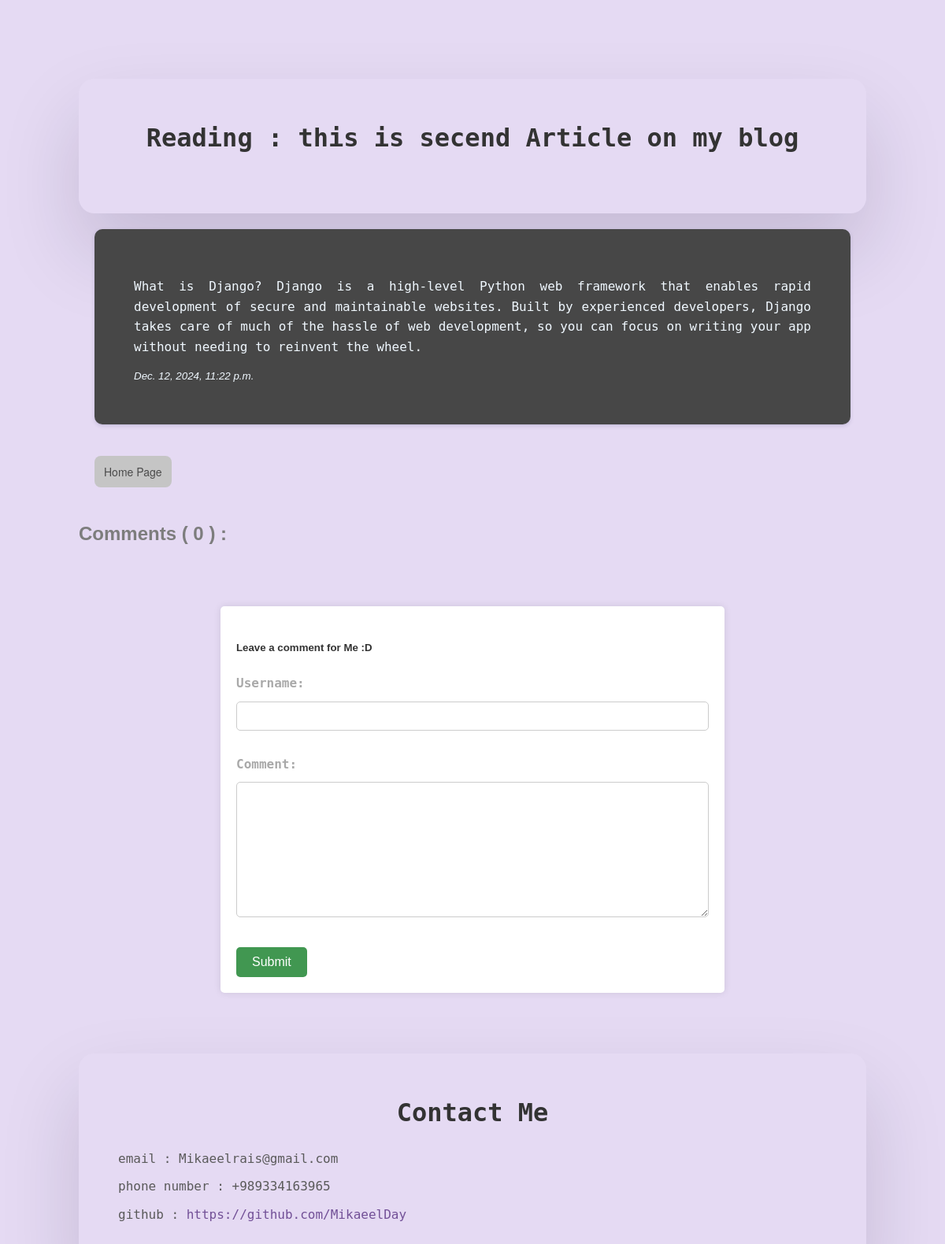
The app's page /post/2/ with its own data.
### blog/models.py (models this page shows, shortened)
class Post(models.Model):
    id = models.AutoField(primary_key=True)
    title = models.CharField(max_length=100)
    content = models.TextField()
    published_date = models.DateTimeField(auto_now_add=True)

### blog/views.py (the view)
# urls.py: path("post/<int:id>/", views.detail, name="detail"),
def detail(request, id):
    post = get_object_or_404(Post, id=id)
    comments = post.comments.filter(active=True).order_by('-created_on')
    count_comments = comments.count()
    if request.method == 'POST':
        form = CommentForm(request.POST)
        if form.is_valid():
            comment = Comment()
            comment.post = post
            comment.name = form.cleaned_data['username']
            comment.body = form.cleaned_data['comment']
            comment.save()
            return redirect('detail', id=post.id)
    else:
        form = CommentForm()
    context = {
        'post': post,
        'comments': comments,
        'comment_form': form,
        'count_comments': count_comments
    }
    return render(request, 'detail.html', context)

### blog/forms.py
class CommentForm(forms.ModelForm):
    username = forms.CharField()
    comment = forms.CharField(widget=forms.Textarea)
    class Meta:
        model = Comment
        fields = ['username', 'comment']
        widgets = {
            'username': forms.TextInput(attrs={'class': 'form-control'}),
            'comment': forms.Textarea(attrs={'class': 'form-control'}),
        }
        labels = {
            'username': 'Username',
            'comment': 'Comment',
        }
        help_texts = {
            'username': 'Username',
            'comment': 'Comment',
        }

### blog/templates/detail.html (shortened to what this page needs)
{% extends 'base.html' %}
{% block content %}
    <div class="header">
        <h1>Reading : {{ post.title }}</h1>
    </div>
    <div class="content">
        <p>{{ post.content }}</p>
        <i><small>{{ post.published_date }}</small></i>
    </div>
    <button class="button-2"><a href="{% url 'home' %}">Home Page</a></button>
    <h2>Comments ( {{ count_comments }} ) : </h2>
    <br>
    <br>
    <form method="post" style="margin-top: 1.3em;">
        <h5>Leave a comment for Me :D</h5>
          {{ comment_form.as_p }}
          <button type="submit" class="btn btn-primary  btn-lg">Submit</button>
    </form>
    <br>
    <br>
    <br>
    <footer class="header">
        <h1>Contact Me</h1>
        <p style="color: #5a5a5a">email : Mikaeelrais@gmail.com</p>
        <p style="color: #5a5a5a">phone number : +989334163965</p>
        <p style="color: #5a5a5a">github : <a href="https://github.com/MikaeelDay" style="color: #725097">https://github.com/MikaeelDay</a></p>
    </footer>
{% endblock %}

### blog/static/style.css (style rules this page uses)
body, h1, h2,h3, p { margin: 0; padding: 0; }
body { font-family: Arial, sans-serif; line-height: 1.6; background-color: #e5daf3; color: #333; padding: 100px; }
h1 ,h3 { font-family: 'Consolas', 'Menlo', 'DejaVu Sans Mono', 'Bitstream Vera Sans Mono', monospace; text-align: center; margin-bottom: 20px; }
h2 { color: #7d7d7d; margin-top: 20px; }
p { margin: 10px 0; font-family: 'Consolas', 'Menlo', 'DejaVu Sans Mono', 'Bitstream Vera Sans Mono', monospace; text-align: justify; text-justify: inter-word; }
.header { padding: 50px; border-radius: 20px; box-shadow: rgba(17, 12, 46, 0.15) 0px 48px 100px 0px; }
.content { padding: 50px; box-shadow: rgba(50, 50, 105, 0.15) 0px 2px 5px 0px, rgba(0, 0, 0, 0.05) 0px 1px 1px 0px; margin: 20px; background-color: #474747; border-radius: 10px; }
.content h2 ,p , small,h4 { color: aliceblue; }
.button-2 { background-color: #c5c5c5; border-radius: 8px; border-width: 0; color: #4a4a4a; cursor: pointer; display: inline-block; font-family: "Haas Grot Text R Web", "Helvetica Neue", Helvetica, Arial, sans-serif; font-size: 14px; font-weight: 500; line-height: 20px; list-style: none; margin: 20px; padding: 10px 12px; text-align: center; transition: all 200ms; vertical-align: baseline; white-space: nowrap; user-select: none; -webkit-user-select: none; touch-action: manipulation; }
a { text-decoration: None; color: #4a4a4a; }
form { max-width: 600px; margin: 0 auto; padding: 20px; background-color: #fff; border-radius: 5px; box-shadow: 0 0 10px rgba(0, 0, 0, 0.1); }
label { display: block; font-weight: bold; color: darkgrey; margin-bottom: 10px; }
textarea, input[type="text"], input[type="email"], input[type="password"], select { width: 100%; padding: 10px; border: 1px solid #ccc; border-radius: 5px; margin-bottom: 20px; box-sizing: border-box; }
button { display: inline-block; background-color: #419751; color: #fff; border: none; padding: 10px 20px; border-radius: 5px; cursor: pointer; font-size: 16px; transition: 0.5s; }

### records on screen
Post: title "this is secend Article on my blog", content "What is Django? Django is a high-level Python web framework that enables rapid development of secure and maintainable websites. Built by experienced developers, Django takes care of much of the hassle of web development, so you can focus on writing your app without needing to reinvent the wheel.", published_date "Dec. 12, 2024, 11:22 p.m."

### other values on screen
{{ count_comments }} "0"
